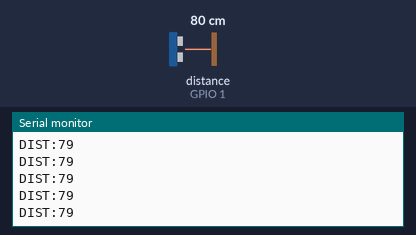
A sketch run on a simulated ESP32-C6. On the bench: the last lines printed to the serial monitor. Wiring (inferred from the names in the program): ultrasonic range finder: trigger GPIO 0; echo GPIO 1. Inputs (shaded band) come from the test bench; at power-on: distance to the obstacle (sensor on GPIO 1) 80 cm. The echo pulse lasts 58.3 µs per cm.

Above: at 2.2 s.
2.3 s: distance to the obstacle (sensor on GPIO 1) set to 60 cm
At 2.61 s:
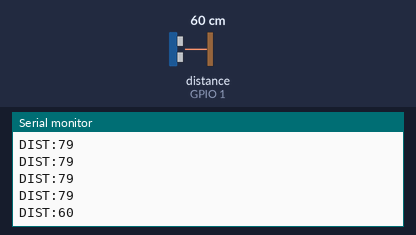
3.8 s: distance to the obstacle (sensor on GPIO 1) set to 35 cm
At 3.81 s:
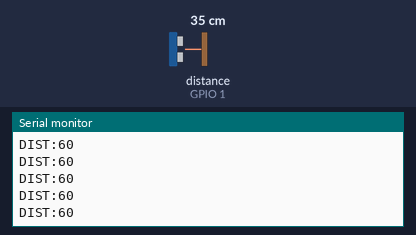
Timing chart, 0 to 6.8 s (numbered marks = the images above; inputs shaded):
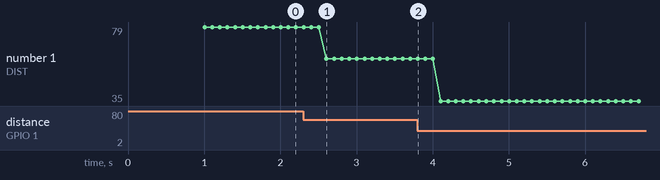

The sketch:

distance_sensor.ino
```cpp
/*
 * HC-SR04 距離センサー + XIAO ESP32 C6
 *
 * 距離を測定してシリアルで送信。距離に応じたBPMで心音を再生する。
 * フォーマット: "DIST:xxx\n" (xxxは距離cm)
 *
 * 配線 (HC-SR04 → XIAO ESP32 C6):
 *   VCC  → 5V
 *   GND  → GND
 *   TRIG → D0 (GPIO0)
 *   ECHO → D1 (GPIO1)
 */

// ピン定義 (XIAO ESP32 C6)
const int TRIG_PIN = 0;  // D0 (GPIO0)
const int ECHO_PIN = 1;  // D1 (GPIO1)

// 測定間隔
const unsigned long MEASURE_INTERVAL = 100; // ms
unsigned long lastMeasureTime = 0;

// 中央値フィルタ用バッファ (奇数推奨)
const int BUFFER_SIZE = 7;
float distanceBuffer[BUFFER_SIZE];
int bufferIndex = 0;
bool bufferFilled = false;

// 外れ値除去用
float lastValidDistance = -1;
const float MAX_CHANGE = 30.0; // 前回から30cm以上変化したら外れ値とみなす

void setup() {
  Serial.begin(115200);
  delay(1000);

  pinMode(TRIG_PIN, OUTPUT);
  pinMode(ECHO_PIN, INPUT);

  digitalWrite(TRIG_PIN, LOW);

  for (int i = 0; i < BUFFER_SIZE; i++) {
    distanceBuffer[i] = 0;
  }

  Serial.println("DIST_SENSOR_READY");
  Serial.println("HC-SR04 Distance Sensor Started (XIAO ESP32 C6)");
}

void loop() {
  unsigned long currentTime = millis();

  if (currentTime - lastMeasureTime < MEASURE_INTERVAL) return;
  lastMeasureTime = currentTime;

  float distance = measureDistance();

  if (distance <= 0 || distance >= 400) return;

  // 外れ値除去: 前回値から大きく外れた場合はスキップ
  if (lastValidDistance > 0 && abs(distance - lastValidDistance) > MAX_CHANGE) return;
  lastValidDistance = distance;

  // バッファに追加
  distanceBuffer[bufferIndex] = distance;
  bufferIndex = (bufferIndex + 1) % BUFFER_SIZE;
  if (bufferIndex == 0) bufferFilled = true;

  int count = bufferFilled ? BUFFER_SIZE : bufferIndex;
  float filtered = getMedian(distanceBuffer, count);

  Serial.print("DIST:");
  Serial.println((int)filtered);
}

float measureDistance() {
  digitalWrite(TRIG_PIN, LOW);
  delayMicroseconds(2);
  digitalWrite(TRIG_PIN, HIGH);
  delayMicroseconds(10);
  digitalWrite(TRIG_PIN, LOW);

  unsigned long timeout = micros() + 30000; // 30ms タイムアウト

  while (digitalRead(ECHO_PIN) == LOW) {
    if (micros() > timeout) return -1;
  }

  unsigned long startTime = micros();
  timeout = startTime + 30000;

  while (digitalRead(ECHO_PIN) == HIGH) {
    if (micros() > timeout) return -1;
  }

  unsigned long duration = micros() - startTime;
  // 音速 343m/s @ 20°C
  return duration * 0.0343 / 2;
}

// 中央値フィルタ (バブルソート)
float getMedian(float* arr, int size) {
  float sorted[BUFFER_SIZE];
  memcpy(sorted, arr, size * sizeof(float));

  for (int i = 0; i < size - 1; i++) {
    for (int j = 0; j < size - 1 - i; j++) {
      if (sorted[j] > sorted[j + 1]) {
        float tmp = sorted[j];
        sorted[j] = sorted[j + 1];
        sorted[j + 1] = tmp;
      }
    }
  }

  return sorted[size / 2];
}
```

Measured:
- after the input at 2.3 s, the serial monitor: prints a new line after 0.30 s (image 1)
- plotted number 1: 79 → 60 after the input at 2.3 s, 60 → 35 after the input at 3.8 s
